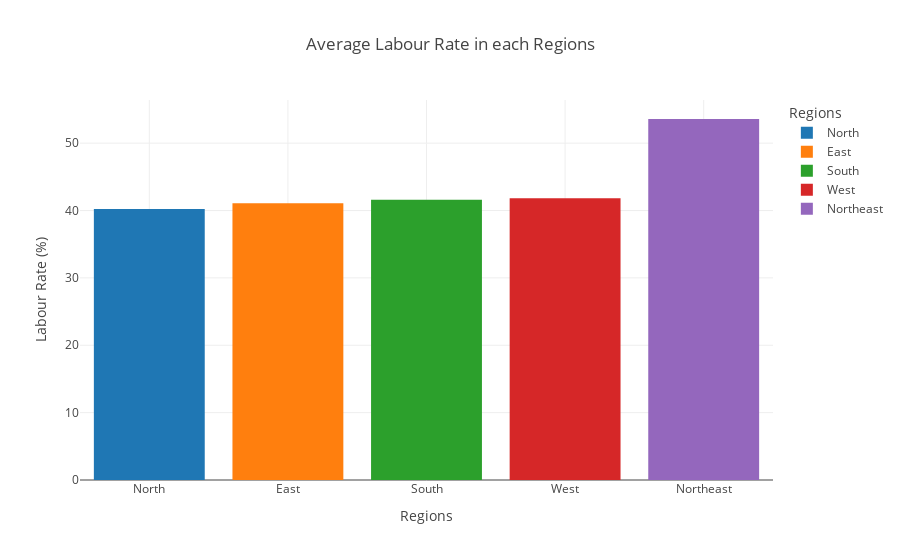

The cell this chart's notebook holds for it:
### Code cell
# Bar plot of average Labour Rate by Region

df_lr = df[[df.columns[4], df.columns[6]]].groupby(df.columns[6]).mean().reset_index()
df_lr = df_lr.sort_values(df.columns[4])
fig = px.bar(df_lr, x=df.columns[6], y=df.columns[4], color=df.columns[6],
             labels={df.columns[6] : 'Regions', df.columns[4]: 'Labour Rate (%)'},
             title='Average Labour Rate in each Regions', template='gridon')
fig.show()

### Figure 1 — Plotly figure (JSON) as saved in the notebook; plotly's stock layout.template omitted (floating-point values rounded to 4 significant figures)
{"data": [{"alignmentgroup": "True", "hovertemplate": "Regions=%{x}<br>Labour Rate (%)=%{y}<extra></extra>", "legendgroup": "North", "marker": {"color": "#1F77B4", "pattern": {"shape": ""}}, "name": "North", "offsetgroup": "North", "orientation": "v", "showlegend": true, "textposition": "auto", "type": "bar", "x": ["North"], "xaxis": "x", "y": [40.21], "yaxis": "y"}, {"alignmentgroup": "True", "hovertemplate": "Regions=%{x}<br>Labour Rate (%)=%{y}<extra></extra>", "legendgroup": "East", "marker": {"color": "#FF7F0E", "pattern": {"shape": ""}}, "name": "East", "offsetgroup": "East", "orientation": "v", "showlegend": true, "textposition": "auto", "type": "bar", "x": ["East"], "xaxis": "x", "y": [41.09], "yaxis": "y"}, {"alignmentgroup": "True", "hovertemplate": "Regions=%{x}<br>Labour Rate (%)=%{y}<extra></extra>", "legendgroup": "South", "marker": {"color": "#2CA02C", "pattern": {"shape": ""}}, "name": "South", "offsetgroup": "South", "orientation": "v", "showlegend": true, "textposition": "auto", "type": "bar", "x": ["South"], "xaxis": "x", "y": [41.6], "yaxis": "y"}, {"alignmentgroup": "True", "hovertemplate": "Regions=%{x}<br>Labour Rate (%)=%{y}<extra></extra>", "legendgroup": "West", "marker": {"color": "#D62728", "pattern": {"shape": ""}}, "name": "West", "offsetgroup": "West", "orientation": "v", "showlegend": true, "textposition": "auto", "type": "bar", "x": ["West"], "xaxis": "x", "y": [41.81], "yaxis": "y"}, {"alignmentgroup": "True", "hovertemplate": "Regions=%{x}<br>Labour Rate (%)=%{y}<extra></extra>", "legendgroup": "Northeast", "marker": {"color": "#9467BD", "pattern": {"shape": ""}}, "name": "Northeast", "offsetgroup": "Northeast", "orientation": "v", "showlegend": true, "textposition": "auto", "type": "bar", "x": ["Northeast"], "xaxis": "x", "y": [53.59], "yaxis": "y"}], "layout": {"barmode": "relative", "legend": {"title": {"text": "Regions"}, "tracegroupgap": 0}, "title": {"text": "Average Labour Rate in each Regions"}, "xaxis": {"anchor": "y", "categoryarray": ["North", "East", "South", "West", "Northeast"], "categoryorder": "array", "domain": [0, 1], "title": {"text": "Regions"}}, "yaxis": {"anchor": "x", "domain": [0, 1], "title": {"text": "Labour Rate (%)"}}}}
